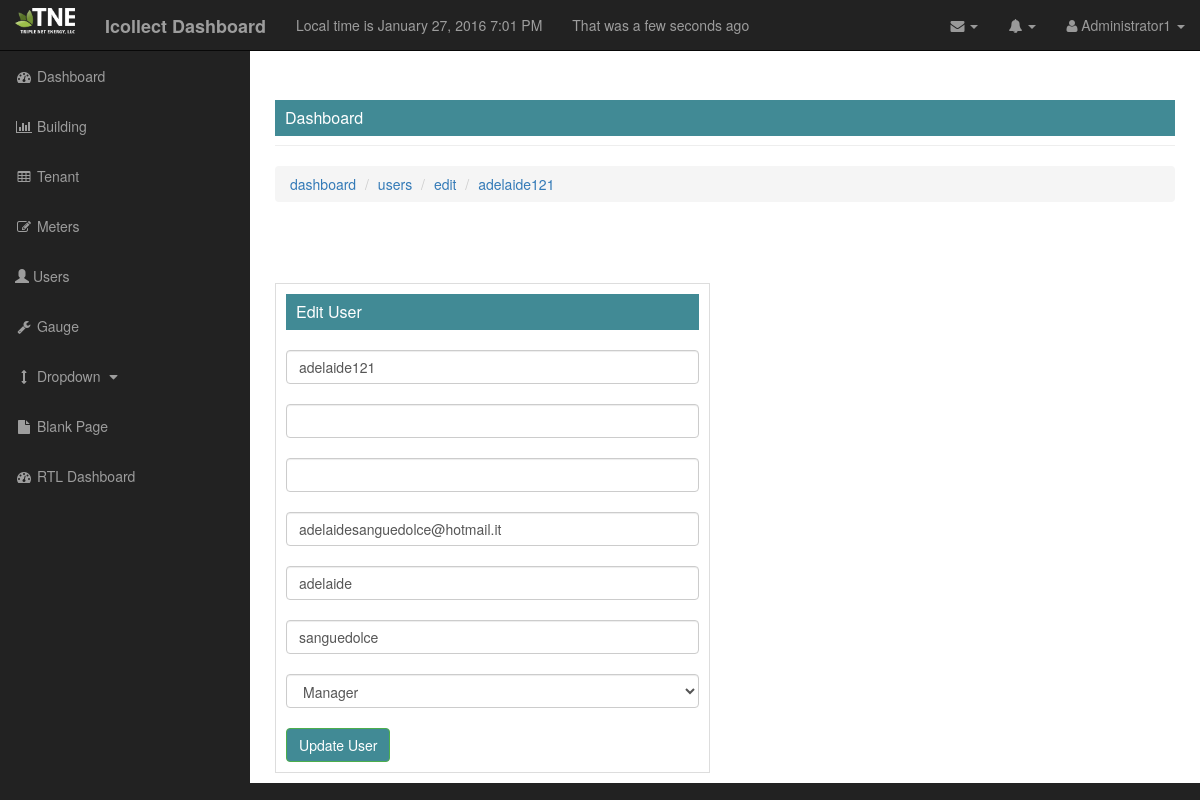
Page /dashboard/users/edit/adelaide121 (signed in) on the committed database.
### project/model_.py (models this page shows, shortened)
class user_(db.Model,UserMixin):
    __tablename__ = "user"
    id_user = db.Column(db.Integer, primary_key=True)
    user = db.Column(db.String, unique=True, nullable=False)
    password = db.Column(db.String, unique=True ,nullable=False)
    email = db.Column(db.String, unique=True, nullable=False)
    first_name = db.Column(db.String, nullable=False)
    last_name = db.Column(db.String, nullable=False)
    role = db.Column(db.String, db.ForeignKey('profile_type.name'))
    gauge_ch = db.relationship('gauge_', backref='user')
    def is_authenticated(self):
        return True
    @login_.user_loader
    def load_user(id_user=None):
        return user_.query.get(int(id_user))

### project/users/view.py (the view, shortened to what this page needs)
@users_for_blueprint.route('/dashboard/users/edit/<useredit>', methods=['POST', 'GET'])
@login_required
@admin_permission.require(http_exception=403)
def edit_users(useredit):
    error = None
    useredit_change = useredit
    query_for_change_user = user_.query.filter_by(user=useredit_change).first()
    form = register_user(username=query_for_change_user)
    form.user.data = query_for_change_user.user
    form.select_profile.data = query_for_change_user.role
    form.password.data = query_for_change_user.password
    form.email.data = query_for_change_user.email
    form.first_name.data = query_for_change_user.first_name
    form.last_name.data = query_for_change_user.last_name
    return render_template('edit_users.html',  form=form, \
                            error = error, current_time=datetime.utcnow())

### project/users/form.py (shortened to what this page needs)
class register_user(Form):
    user = StringField('user',validators=[DataRequired(),Length(min=6,max=40)])
    password = PasswordField('password',validators=[DataRequired(),Length(min=8,max=40)])
    confirm = PasswordField('repear password',validators=[DataRequired(),EqualTo('password',message='password must math')])
    email = StringField('email',validators=[DataRequired(), Email(),Length(min=6,max=40)])
    first_name = StringField('first name',validators=[DataRequired()])
    last_name = StringField('last name',validators=[DataRequired()])
    select_profile = SelectField('Select Profile',choices=[(f.name,f.name) for f in get_query()],validators=[DataRequired()])
    def __init__(self,username=None,*args, **kwargs):
        super(register_user,self).__init__(*args,**kwargs)
        self.username = username

### project/__init__.py (called while the page is built)
def breadcrumbss(my_url):
           bread_crumbs =[]
           sr_url = my_url.split('/')
           url = ''
           for brcr in sr_url:
               if brcr !='':
                url = '%s/%s' % (url,brcr)
                bread_crumbs_dict =  {'brcr':brcr,"url":url}
                bread_crumbs.append(bread_crumbs_dict)
           return dict(breadcrumbs= bread_crumbs)

### project/templates/edit_users.html (shortened to what this page needs)
{% extends "base_.html" %}
{% block head %}
    {{ super() }}
{% endblock %}
{% block content %}
<div id="page-wrapper">
           <div class="container-fluid">
                <div class="row">
                 <div class="col-lg-12">
                 </div>
                            <div class="col-lg-6">
                                <form class="form-signin" method="POST" action="">
                                        <div class="box-widget">
                                            <div class="box-header show-header widget-header">
                                                <div class="box-header-text">Edit User</div>
                                            </div>
                                            <br/>
                                                 {{ form.user(id="inputUsers",class="form-control")}}
                                            <br/>
                                                {{ form.password (class="form-control") }}
                                            <br/>
                                                 {{ form.confirm(class="form-control") }}
                                            <br/>
                                                {{ form.email(class="form-control") }}
                                            <br/>
                                                 {{ form.first_name(class="form-control") }}
                                            <br/>
                                                    {{ form.last_name(class="form-control") }}
                                            <br/>
                                            <div class="select_profile">
                                                    {{ form.select_profile(class="form-control") }}
                                            </div>
                                            <br/>
                                            <input type="submit" class="btn btn-success" value="Update User">
                                        </div>
                                </form>
                            </div>
                </div>
           </div>
      </div>
{% endblock %}

### project/templates/base_.html (shortened to what this page needs)
<!DOCTYPE html>
<html lang="en">
<head>
    {% block head %}
     <link href="{{url_for('static', filename='css/bootstrap.min.css')}}" rel="stylesheet">
     <link href="{{url_for('static', filename='css/sb-admin.css')}}" rel="stylesheet">
     <link href="{{ url_for('static', filename='css/simple-sidebar.css')}}" rel="stylesheet">
     <link href="{{url_for('static', filename='font-awesome/css/font-awesome.min.css')}}" rel="stylesheet">
    <link href="{{ url_for('static', filename='css/dataTables.bootstrap.css')}}" rel="stylesheet">
{% endblock %}
</head>
<body>
    <div id="wrapper">
        {% if current_user.is_authenticated() %}
        <nav class="navbar navbar-inverse navbar-fixed-top" role="navigation">
            <div class="navbar-header">
                <a class="navbar-brand" href="{{url_for('user.logout_')}}">
                    <img style="max-width: 60px; margin-top: -7px" src = "{{url_for ('static' , filename='images/TNE_150.png')}}">
                </a>
                <a class ="navbar-brand" href="/dashboard"><strong>Icollect Dashboard</strong></a>
                <div class="navbar-text"> Local time is {{ moment(current_time).format('LLL') }}</div>
                <div class="navbar-text"> That was {{ moment(current_time).fromNow(refresh=True)}}</div>
            </div>
            <ul class="nav navbar-right top-nav">
                <li class="dropdown">
                    <a href="#" class="dropdown-toggle" data-toggle="dropdown"><i class="fa fa-envelope"></i> <b class="caret"></b></a>
                </li>
                <li class="dropdown">
                    <a href="#" class="dropdown-toggle" data-toggle="dropdown"><i class="fa fa-bell"></i> <b class="caret"></b></a>
                </li>
                <li class="dropdown">
                    <a href="#" class="dropdown-toggle" data-toggle="dropdown"><i class="fa fa-user"></i>  {{ current_user.user|capitalize }} <b class="caret"></b></a>
                </li>
            </ul>
            {% endif %}
            <div class="collapse navbar-collapse navbar-ex1-collapse">
                <ul class="nav navbar-nav side-nav">
                    <li {% if request.path   == '/dashboard' %} class="active" {% endif %}>
                        <a href="/dashboard"><i class="fa fa-fw fa-dashboard"></i> Dashboard</a>
                    </li>
                    <li {% if request.path == '/dashboard/building' %} class="active" {% endif %}>
                        <a href="/dashboard/building"><i class="fa fa-fw fa-bar-chart-o"></i> Building </a>
                    </li>
                    <li {% if request.path == '/dashboard/tenant' %} class="active" {% endif %}>
                        <a href="/dashboard/tenant"><i class="fa fa-fw fa-table"></i> Tenant </a>
                    </li>
                    <li {% if request.path == '/dashboard/meters' %} class="active" {% endif %}>
                        <a href="/dashboard/meters"><i class="fa fa-fw fa-edit"></i> Meters </a>
                    </li>
                    <li  {% if request.path == '/dashboard/users' %} class="active" {% endif %}>
                        <a href="/dashboard/users"><i class="glyphicon glyphicon-user"></i> Users </a>
                    </li>
                    <li  {% if request.path == '/dashboard/prova' %} class="active" {% endif %}>
                        <a href="/dashboard/prova"><i class="fa fa-fw fa-wrench"></i> Gauge</a>
                    </li>
                    <li>
                        <a href="javascript:;" data-toggle="collapse" data-target="#demo"><i class="fa fa-fw fa-arrows-v"></i> Dropdown <i class="fa fa-fw fa-caret-down"></i></a>
                    </li>
                    <li  {% if request.path == '/dashboard/blank-page.html' %} class="active" {% endif %}>
                        <a href="blank-page.html"><i class="fa fa-fw fa-file"></i> Blank Page</a>
                    </li>
                    <li>
                        <a href="../../Template_Error/index-rtl.html"><i class="fa fa-fw fa-dashboard"></i> RTL Dashboard</a>
                    </li>
                </ul>
            </div>
        </nav>
        <div id="page-wrapper">
           <div class="container-fluid">
                <div class="row">
                    <div class="col-lg-12">
                        <h1 class="page-header">
                            <div class="box-header show-header widget-head">
                                Dashboard
                            </div>
                        </h1>
                        {% block error %}
                        <div class="col-lg-12">
                        </div>
                        {% endblock %}
                        {% block breadcrumbs %}
                             <ol class="breadcrumb">
                                 {% set breadbrumns_set = breadcrumbs(request.path) %}
                                    {% for c in breadbrumns_set['breadcrumbs'] %}
                                <li><a href="{{ c['url'] }}">{{ c['brcr']}}</a></li>
                                    {% endfor %}
                             </ol>
                        {% endblock %}
                    </div>
                </div>
           </div>
    </div>
        {% block content %}
        {% endblock %}
    </div>
</body>
</html>

### project/static/css/sb-admin.css (style rules this page uses)
body { margin-top: 100px; background-color: #222; }
@media (min-width:768px) { body { margin-top: 50px; } }
#wrapper { padding-left: 0; }
#page-wrapper { width: 100%; padding: 0; background-color: #fff; }
@media (min-width:768px) { #wrapper { padding-left: 225px; } }
@media (min-width:768px) { #page-wrapper { padding: 10px; } }
.top-nav { padding: 0 15px; }
.top-nav>li { display: inline-block; float: left; }
.top-nav>li>a { padding-top: 15px; padding-bottom: 15px; line-height: 20px; color: #999; }
@media (min-width:768px) { .side-nav { position: fixed; top: 51px; left: 225px; width: 225px; margin-left: -225px; border: none; border-radius: 0; overflow-y: auto; background-color: #222; bottom: 0; overflow-x: hidden; padding-bottom: 40px; } }
@media (min-width:768px) { .side-nav>li>a { width: 225px; } }
.box-header { font-size: 16px; padding: 10px; background: #418A95; color: #ffffff; line-height: 16px; }
.box-widget { border : 1px solid #ddd; margin-top: 20px; padding:10px; }

### project/static/css/simple-sidebar.css (style rules this page uses)
#wrapper { padding-left: 0; -webkit-transition: all 0.5s ease; -moz-transition: all 0.5s ease; -o-transition: all 0.5s ease; transition: all 0.5s ease; }
@media (min-width:768px) { #wrapper { padding-left: 250px; } }

### rows in the picture
user_: user "Administrator1"
user_: user "adelaide121", email "adelaidesanguedolce@hotmail.it", first_name "adelaide", last_name "sanguedolce"

### other values in the picture
{{ c['brcr'] }} "dashboard" "users" "edit" "adelaide121"
